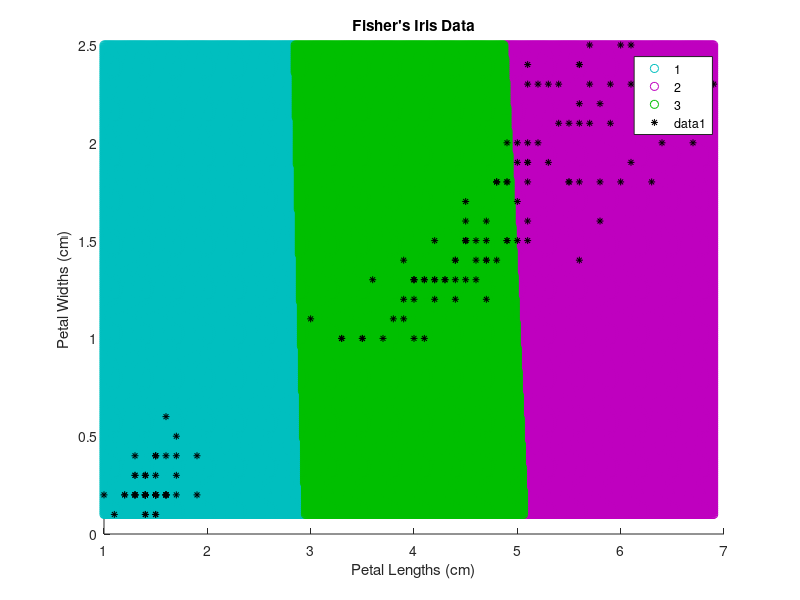

The MATLAB script that drew this image:
%% load data

load fisheriris;
X = meas(:, 3:4);

%% cluster data

rng(1); % for reproducibility
[idx,C] = kmeans(X,3);

%% visualizing Voronoi

x1 = min(X(:,1)):0.01:max(X(:,1));
x2 = min(X(:,2)):0.01:max(X(:,2));
[x1G, x2G] = meshgrid(x1,x2);
XGrid = [x1G(:), x2G(:)];

idx2Region = kmeans(XGrid, 3, 'MaxIter', 1, 'Start', C);

% plot the cluster regions
figure;
gscatter(XGrid(:,1), XGrid(:,2), idx2Region, ...
    [0,0.75, 0.75; 0.75, 0, 0.75; 0, 0.75, 0]);

hold on;

plot(X(:,1), X(:,2), 'k*', 'MarkerSize', 5);
title('Fisher''s Iris Data');
xlabel('Petal Lengths (cm)');
ylabel('Petal Widths (cm)');    



